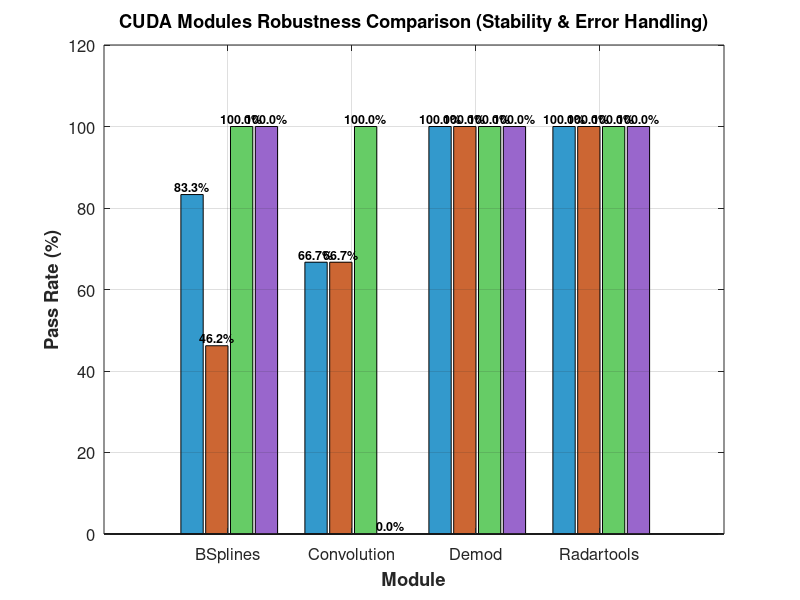

MATLAB code to generate this figure: (Note: this script raises an error after producing the figure.)
modules = {'BSplines', 'Convolution', 'Demod', 'Radartools'};

boundary_rates = [83.3, 66.7, 100.0, 100.0];
exception_rates = [46.2, 66.7, 100.0, 100.0];
stability_rates = [100.0, 100.0, 100.0, 100.0];
resource_rates = [100.0, 0.0, 100.0, 100.0];

fig2 = figure('Position', [100, 100, 1000, 650]);

x = 1:4;
bar_width = 0.18;
gap = 0.02;

b1 = bar(x - 1.5*bar_width - gap, boundary_rates, bar_width, 'FaceColor', [0.2 0.6 0.8], 'EdgeColor', 'k', 'LineWidth', 0.5);
hold on;
b2 = bar(x - 0.5*bar_width, exception_rates, bar_width, 'FaceColor', [0.8 0.4 0.2], 'EdgeColor', 'k', 'LineWidth', 0.5);
b3 = bar(x + 0.5*bar_width + gap, stability_rates, bar_width, 'FaceColor', [0.4 0.8 0.4], 'EdgeColor', 'k', 'LineWidth', 0.5);
b4 = bar(x + 1.5*bar_width + 2*gap, resource_rates, bar_width, 'FaceColor', [0.6 0.4 0.8], 'EdgeColor', 'k', 'LineWidth', 0.5);

for i = 1:4
    text(x(i) - 1.5*bar_width - gap, boundary_rates(i) + 2, sprintf('%.1f%%', boundary_rates(i)), ...
        'HorizontalAlignment', 'center', 'FontSize', 9, 'FontWeight', 'bold');
    text(x(i) - 0.5*bar_width, exception_rates(i) + 2, sprintf('%.1f%%', exception_rates(i)), ...
        'HorizontalAlignment', 'center', 'FontSize', 9, 'FontWeight', 'bold');
    text(x(i) + 0.5*bar_width + gap, stability_rates(i) + 2, sprintf('%.1f%%', stability_rates(i)), ...
        'HorizontalAlignment', 'center', 'FontSize', 9, 'FontWeight', 'bold');
    text(x(i) + 1.5*bar_width + 2*gap, resource_rates(i) + 2, sprintf('%.1f%%', resource_rates(i)), ...
        'HorizontalAlignment', 'center', 'FontSize', 9, 'FontWeight', 'bold');
end

ylim([0 120]);
ylabel('Pass Rate (%)', 'FontSize', 14, 'FontWeight', 'bold');
xlabel('Module', 'FontSize', 14, 'FontWeight', 'bold');
title('CUDA Modules Robustness Comparison (Stability & Error Handling)', ...
    'FontSize', 16, 'FontWeight', 'bold');

set(gca, 'XTick', x, 'XTickLabel', modules, 'FontSize', 12);
grid on;

threshold_line = yline(80, '--r', 'DisplayName', '80% Threshold');
threshold_line.LineWidth = 2;

legend([b1, b2, b3, b4], ...
    {'Boundary Tests', 'Exception Handling', 'Stability Tests', 'Resource Usage'}, ...
    'Location', 'northeast', 'FontSize', 11);

hold off;

saveas(fig2, '/workspace/matlab_figures/stability_comparison/robustness_comparison.png');
print(fig2, '/workspace/matlab_figures/stability_comparison/robustness_comparison', '-dpng', '-r300');
close(fig2);

fprintf('Robustness chart saved to /workspace/matlab_figures/stability_comparison/robustness_comparison.png\n');
